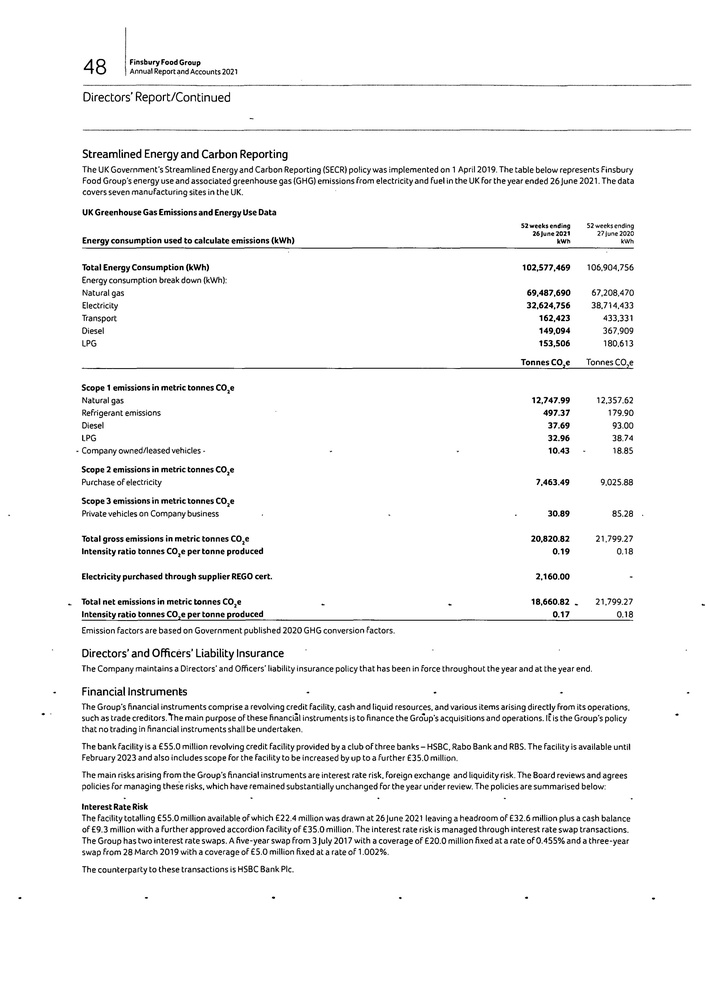
#> input picture page-0049.jpeg, 706 x 999 px, shrunk from 2480 x 3509 before the run
$ python -i extract_cells.py   (imports and definitions only)
#> lines starting #> are read from the running program, lines starting #| are printed output that depends on the picture; after the words box and inside, x2 and y2 are one past the last pixel; in counts of white or black regions, pixels touching at a corner belong together
#> in main, table is the input picture: shape (999, 706); min 0, max 255, mean 243.7
import cv2
import os

def extract_cell_images_from_table(image):
    '''
    Blurs and normalises the table
    '''

    #white = [255,255,255]
    #image = cv2.copyMakeBorder(image,20,20,20,20,cv2.BORDER_CONSTANT,value=white)

    BLUR_KERNEL_SIZE = (17, 17)
    STD_DEV_X_DIRECTION = 0
    STD_DEV_Y_DIRECTION = 0
    blurred = cv2.GaussianBlur(image, BLUR_KERNEL_SIZE, STD_DEV_X_DIRECTION, STD_DEV_Y_DIRECTION)
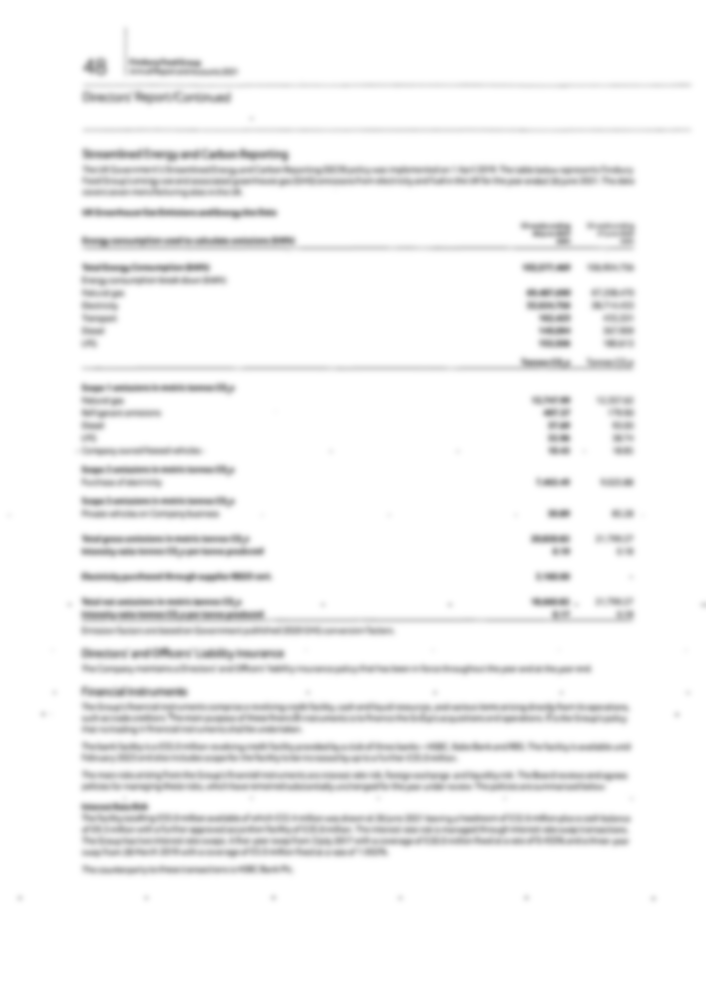
#> blurred: shape (999, 706); min 146, max 255, mean 243.7
    MAX_COLOR_VAL = 255
    BLOCK_SIZE = 15
    SUBTRACT_FROM_MEAN = -2

    img_bin = cv2.adaptiveThreshold(
        ~blurred,
        MAX_COLOR_VAL,
        cv2.ADAPTIVE_THRESH_MEAN_C,
        cv2.THRESH_BINARY,
        BLOCK_SIZE,
        SUBTRACT_FROM_MEAN,
    )
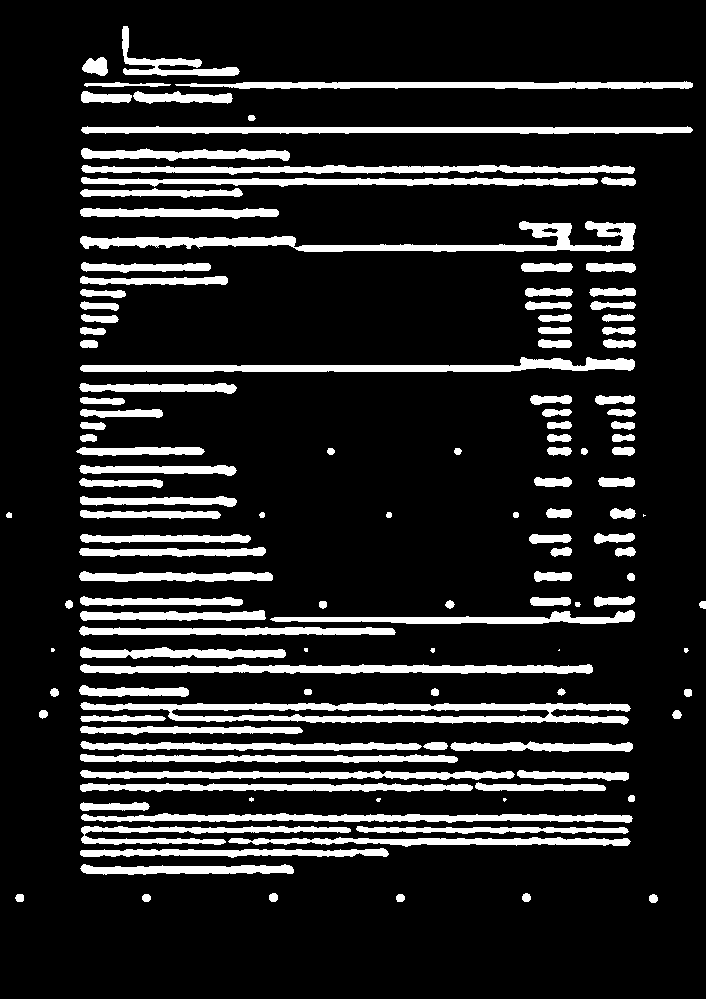
#> img_bin: shape (999, 706); 14.5% white; 130 white regions (9 under 20 px), largest, box (x1, y1, x2, y2) and area: (80, 702, 631, 725) 6223, (80, 221, 636, 252) 5294, (80, 357, 635, 372) 4127
    vertical = horizontal = img_bin.copy()
    SCALE = 5
    image_width, image_height = horizontal.shape
#> image_width = 999; image_height = 706
    horizontal_kernel = cv2.getStructuringElement(cv2.MORPH_RECT, (int(image_width / SCALE), 1))
    horizontally_opened = cv2.morphologyEx(img_bin, cv2.MORPH_OPEN, horizontal_kernel)
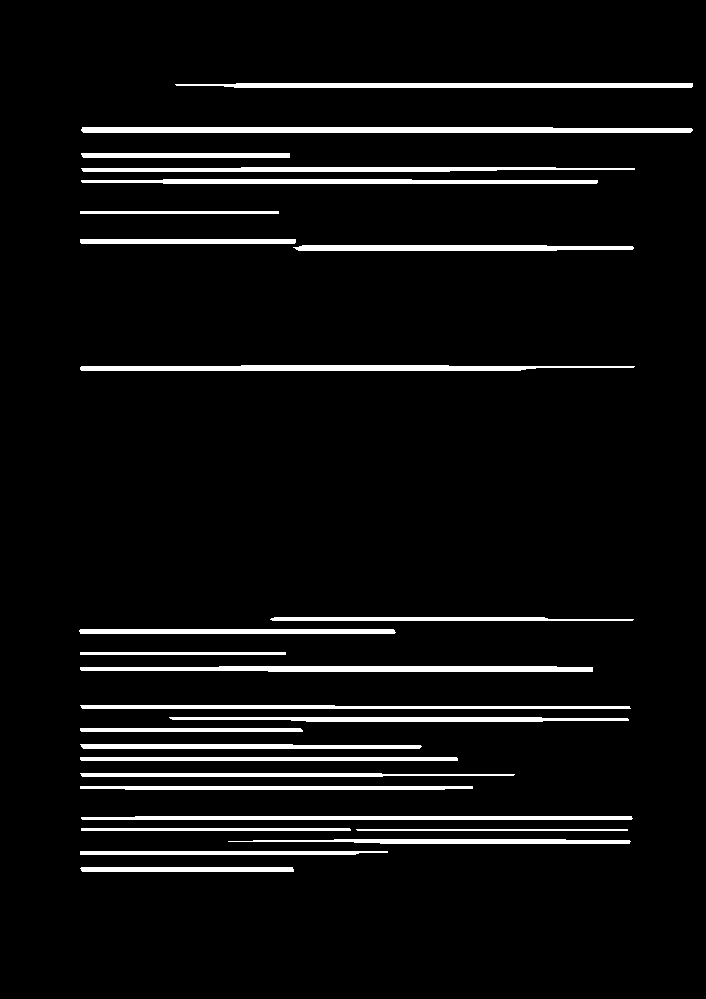
#> horizontally_opened: shape (999, 706); 5.9% white; 26 white regions, largest, box (x1, y1, x2, y2) and area: (81, 127, 693, 133) 3523, (80, 666, 593, 672) 2714, (80, 365, 635, 371) 2658
    vertical_kernel = cv2.getStructuringElement(cv2.MORPH_RECT, (1, int(image_height / SCALE)))
#> vertical_kernel = 141 values from 1 to 1
    vertically_opened = cv2.morphologyEx(img_bin, cv2.MORPH_OPEN, vertical_kernel)
#> vertically_opened: shape (999, 706); every value is 0

    horizontally_dilated = cv2.dilate(horizontally_opened, cv2.getStructuringElement(cv2.MORPH_RECT, (40, 1)))
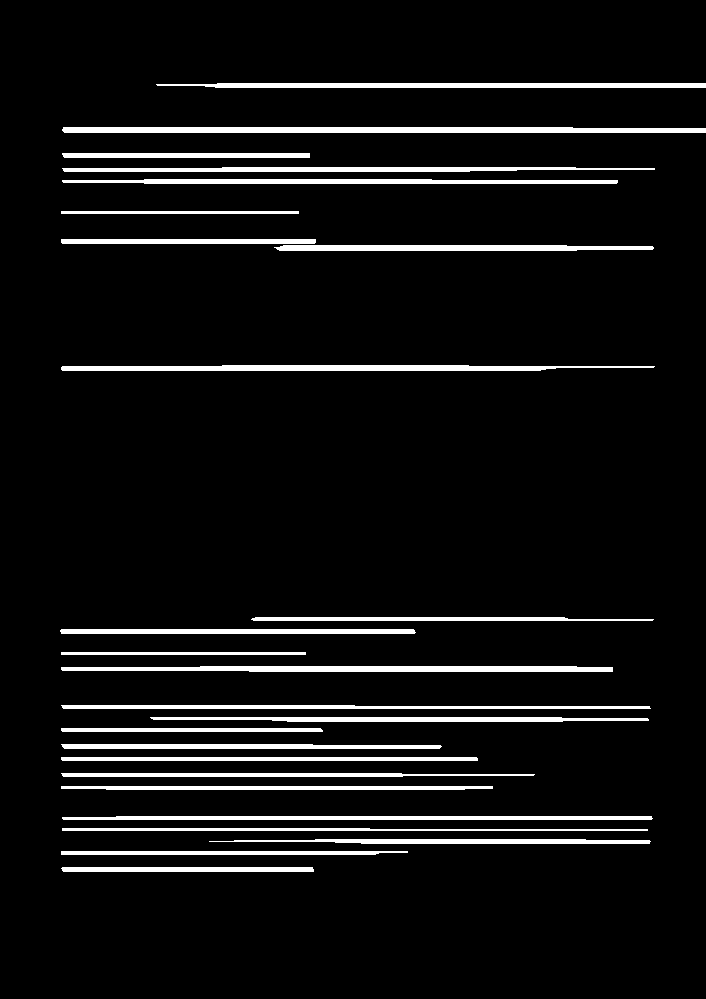
#> horizontally_dilated: shape (999, 706); 6.6% white; 25 white regions
    vertically_dilated = cv2.dilate(vertically_opened, cv2.getStructuringElement(cv2.MORPH_RECT, (1, 60)))

    mask = horizontally_dilated + vertically_dilated

    #cv2.imshow("mask", mask)
    #cv2.waitKey(0)

    '''
    Extracts contours as a tree, so when know which contours are within others
    '''
    contours, heirarchy = cv2.findContours(
        mask, cv2.RETR_TREE, cv2.CHAIN_APPROX_SIMPLE,
    )
#> contours = 25 contours; largest, box (x1, y1, x2, y2) and area: (62, 127, 706, 133) 3079, (61, 666, 613, 672) 2393, (61, 365, 655, 371) 2297, (156, 83, 706, 88) 2028, (62, 179, 618, 184) 1870

    perimeter_lengths = [cv2.arcLength(c, True) for c in contours]
#> perimeter_lengths = 25 values, max 1293.7 at index 23, min 478 at index 19, mean 873.8
    epsilons = [0.05 * p for p in perimeter_lengths]
#> epsilons = 25 values, max 64.68 at index 23, min 23.9 at index 19, mean 43.69
    approx_polys = [cv2.approxPolyDP(c, e, True) for c, e in zip(contours, epsilons)]
#> approx_polys = 25 contours, all with area under 20

    # Filter out contours that aren't rectangular. Those that aren't rectangular
    # are probably noise.
    approx_rects = [p for p in approx_polys if len(p) == 4]
#> approx_rects = []
    bounding_rects = [cv2.boundingRect(a) for a in approx_polys]
#> bounding_rects = 25 items, first 6: (61, 868, 253, 4), (61, 851, 347, 4), (209, 841, 442, 1), (62, 828, 586, 3), (62, 817, 591, 2), (61, 786, 432, 3)

    # Filter out rectangles that are too narrow or too short.
    MIN_RECT_WIDTH = 40
    MIN_RECT_HEIGHT = 10
    bounding_rects = [
        r for r in bounding_rects if MIN_RECT_WIDTH < r[2] and MIN_RECT_HEIGHT < r[3]
    ]
#> bounding_rects = []

    # The largest bounding rectangle is assumed to be the entire table.
    # Remove it from the list. We don't want to accidentally try to OCR
    # the entire table.
#> (the run stopped early here; a loop or call above may not have finished)
